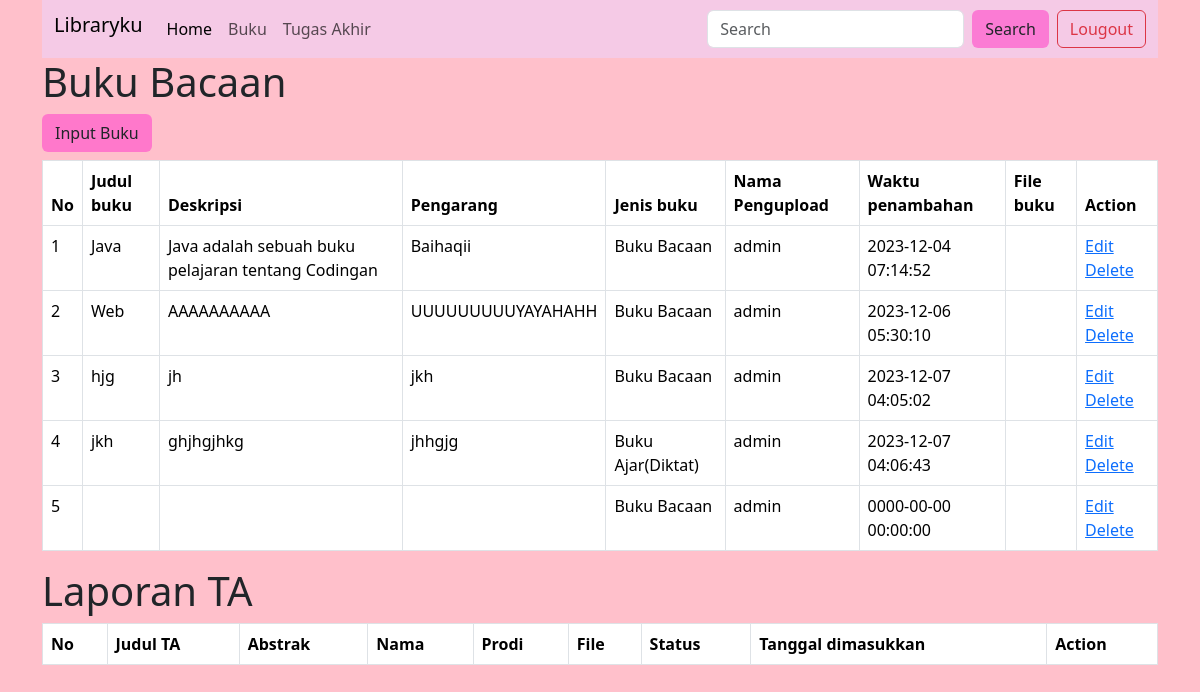
The page /admin.php (signed in) on the database its author committed.
### tables this page shows
CREATE TABLE `mdt_buku` (
  `id_buku` int(5) NOT NULL,
  `judul_buku` varchar(255) NOT NULL,
  `deskripsi` text NOT NULL,
  `pengarang` varchar(50) NOT NULL,
  `jenis_buku` enum('Buku Bacaan','Buku Ajar(Diktat)','','') NOT NULL,
  `id_admin` int(5) NOT NULL,
  `gambar` varchar(50) NOT NULL,
  `create_date` timestamp NOT NULL DEFAULT current_timestamp() ON UPDATE current_timestamp()
);

### admin.php (the view, shortened to what this page needs)
<!DOCTYPE html>
<html lang="en">
<head>
    <link href="https://cdn.jsdelivr.net/npm/bootstrap@5.3.2/dist/css/bootstrap.min.css" rel="stylesheet">
</head>
<body>
    <div class="container">
    <nav class="navbar  navbar-expand-lg sticky-top" style="background-color: #f5cae6;">
  <div class="container-fluid">
    <h1 class="navbar-brand">Libraryku</h1>
    <div class="collapse navbar-collapse" id="navbarSupportedContent">
      <ul class="navbar-nav me-auto mb-2 mb-lg-0">
        <li class="nav-item">
          <a class="nav-link active" aria-current="page" href="#">Home</a>
        </li>
        <li class="nav-item">
          <a class="nav-link" href="#buku">Buku</a>
        </li> <li class="nav-item">
          <a class="nav-link" href="#laporan">Tugas Akhir</a>
        </li>
      </ul>
      <form class="d-flex" role="search">
        <input class="form-control me-2" type="search" placeholder="Search" aria-label="Search">
        <button class="btn btn-src" type="submit">Search</button>
        <a class="btn btn-outline-danger ms-2" type="submit" href="logout.php">Lougout</a>
      </form>
    </div>
  </div>
</nav>
<h1 id="buku">Buku Bacaan</h1>
<a href="form-input.php" id="tambah" type="button" class="btn btn-src mb-2">Input Buku</a>
<table class="table table-bordered table-hover">
  <thead>
    <tr>
      <th scope="col">No</th>
      <th scope="col">Judul buku</th>
      <th scope="col">Deskripsi</th>
      <th scope="col">Pengarang</th>
      <th scope="col">Jenis buku</th>
      <th scope="col">Nama Pengupload</th>
      <th scope="col">Waktu penambahan</th>
      <th scope="col">File buku</th>
      <th scope="col">Action</th>
    </tr>
  </thead>
  <tbody>
  <?php
    include'koneksi.php';
    $buku = mysqli_query($koneksi, "SELECT mdt_buku.*, admin.username from mdt_buku
    INNER JOIN admin ON mdt_buku.id_admin=admin.id_admin");
    $no = 1 ;
    foreach ($buku as $row){
        echo "<tr>
        <td>$no</td>
        <td>".$row['judul_buku']."</td>
        <td>".$row['deskripsi']."</td>
        <td>".$row['pengarang']."</td>
        <td>".$row['jenis_buku']."</td>
        <td>".$row['username']."</td>
        <td>".$row['create_date']."</td>
        <td>".$row['file']."</td>
        <td>
        <a href='form-edit.php?id_buku=$row[id_buku]'>Edit</a>
        <a href='delete.php?id_buku=$row[id_buku]'>Delete</a>
    </td>
        </tr>"
        ;
        $no++;
    }
    ?>
  </tbody>
</table>
<h1 id="laporan">Laporan TA</h1>
<table class="table table-bordered table-hover">
  <thead>
    <tr>
      <th scope="col">No</th>
      <th scope="col">Judul TA</th>
      <th scope="col">Abstrak</th>
      <th scope="col">Nama</th>
      <th scope="col">Prodi</th>
      <th scope="col">File</th>
      <th scope="col">Status</th>
      <th scope="col">Tanggal dimasukkan</th>
      <th scope="col">Action</th>
    </tr>
  </thead>
</table>
</div>
</body>
</html>

### rows shown on the page
mdt_buku: judul_buku "Java", deskripsi "Java adalah sebuah buku pelajaran tentang Codingan", pengarang "Baihaqii", jenis_buku "Buku Bacaan", id_admin.username "admin", create_date "2023-12-04 07:14:52"
mdt_buku: judul_buku "Web", deskripsi "AAAAAAAAAA", pengarang "UUUUUUUUUYAYAHAHH", jenis_buku "Buku Bacaan", id_admin.username "admin", create_date "2023-12-06 05:30:10"
mdt_buku: judul_buku "hjg", deskripsi "jh", pengarang "jkh", jenis_buku "Buku Bacaan", id_admin.username "admin", create_date "2023-12-07 04:05:02"
mdt_buku: judul_buku "jkh", deskripsi "ghjhgjhkg", pengarang "jhhgjg", jenis_buku "Buku Ajar(Diktat)", id_admin.username "admin", create_date "2023-12-07 04:06:43"
mdt_buku: jenis_buku "Buku Bacaan", id_admin.username "admin", create_date "0000-00-00 00:00:00"
